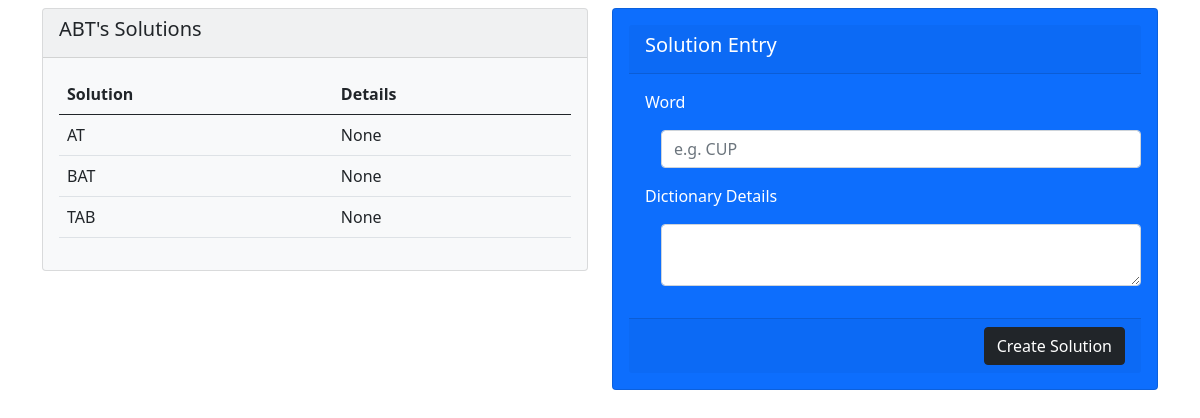
Page /solutions/2 on the committed database.
### wordapp/models.py (models this page shows)
class Level(models.Model):
    level_serial = models.IntegerField()
    level_letters = models.CharField(max_length=50)
    level_completed = models.BooleanField(default=False)
    chapter = models.ForeignKey(Chapter, on_delete=models.CASCADE)
    class Meta:
        unique_together = ("level_letters","chapter")

class Solution(models.Model):
    solution_word = models.CharField(max_length=50)
    solution_details = models.TextField(max_length=1000, null=True,default=None)
    level = models.ForeignKey(Level, on_delete=models.CASCADE)

### wordgame/views.py (the view, shortened to what this page needs)
# urls.py: path('solutions/<int:levelid>', views.solutions, name="solutions")
def solutions(request, levelid):
    error = ""
    level = Level.objects.get(id=levelid)
    solutions = Solution.objects.filter(level_id=levelid)
    data = {
        "level": level,
        "solutions": solutions,
        "error": error
    }
    return render(request, "solutions.html", data)

### templates/solutions.html (shortened to what this page needs)
{% load static %}
<!DOCTYPE html>
<html lang="en">
<head>
    <link href="{% static 'css/bootstrap.min.css' %}" rel="stylesheet">
</head>
<body>
<div class="container">
    <div class="row">
        <div class="col-md-6">
            <div class="card bg-light">
                <div class="card-header">
                    <h5 class="card-title">{{ level.level_letters }}'s Solutions</h5>
                </div>
                <div class="card-body">
                    <table class="table">
                        <thead>
                        <tr>
                            <th>Solution</th>
                            <th>Details</th>
                        </tr>
                        </thead>
                        <tbody>
                        {% for solution in solutions %}
                            <tr>
                                <td>
                                    {{ solution.solution_word }}
                                </td>
                            <td>
                                {{ solution.solution_details|truncatechars:50 }}
                            </td>
                            </tr>
                        {% endfor %}
                        </tbody>
                    </table>
                </div>
            </div>
        </div>
        <div class="col-md-6">
            <div class="card bg-primary text-white p-3">
                <form method="post">
                    <div class="card-header">
                        <h5 class="card-title">Solution Entry</h5>
                    </div>
                    <div class="card-body">
                        <div class="form-group">
                            <label for="solution_word">Word</label>
                            <input type="text" id="solution_word" name="solution_word" class="m-3 form-control"
                                   placeholder="e.g. CUP">
                            <label for="solution_details">Dictionary Details</label>
                            <textarea id="solution_details" name="solution_details" class="m-3 form-control"></textarea>
                        </div>
                    </div>
                    <div class="card-footer d-flex justify-content-end">
                        <button type="submit" class="btn btn-dark">Create Solution</button>
                    </div>
                </form>
            </div>
        </div>
    </div>
</div>
</body>
</html>

### rows in the picture
Level: level_letters "ABT"
Solution: solution_word "AT", solution_details "None"
Solution: solution_word "BAT", solution_details "None"
Solution: solution_word "TAB", solution_details "None"
